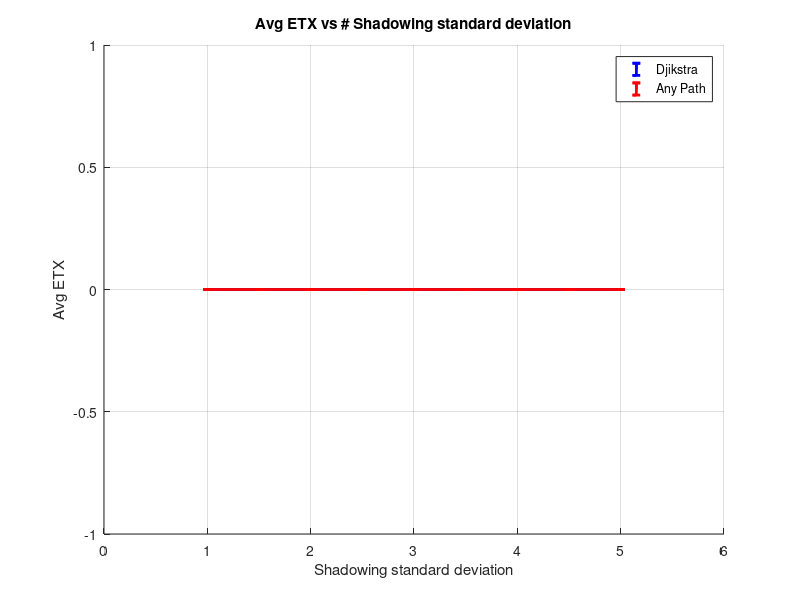

The MATLAB script that drew this image:
%for analyzing the effects of physical parameter on avgETX calculated using
%Djikstra and Anypath routing algorithm

%Fixing number of nodes to 49 and we are using Grid topology to show the
%difference
N=49;
%PL=2:0.5:5;
SD=1:0.5:5;
sd=3.2;
mod=3;   %1:6;
enc=3;  %1:6;
pl=4.7;
size=length(SD);   % size changes with the parameter used for simulation
avgETX=zeros(size,1);           %variable to hold Avg ETX in case of Dijkstra
anyPathAvgETX=zeros(size,1);    %variable to hold Avg ETX for any path routing
EI=zeros(size,1);
anypathEI=zeros(size,1);


for K=1:size
    try
        [topo , prM] = LinkLayerModel(1,N,pl,SD(K),mod,enc); % '1' == Grid Topology
    catch err
        disp(err.identifier);   % if link layer model throws an error the 
                                %error message will be displayed here
        break;
    end

    etx=zeros((N*N):1);         % preparing ETX vector
    x=zeros((N*N):1);
    y=zeros((N*N):1);
    k=1;
   
    for i=1:N
        for j=1:N
            etx(k)=1/prM(i,j);  % calculating ETX vector
            x(k)=i;
            y(k)=j;
            k=k+1;
        end
    end

    % creating sparse matrix
    DG=sparse(x, y, etx);
    cost=zeros(N,1);
    
    %calculating shortest path using dijkstra algotrihtm
    %iterating so that each node in the topology will get a chance to play
    %source node
    for b=1:N
        [dist,path,pred] = graphshortestpath(DG,b);
        cost(b)=mean(dist);
    end
    %calculating 95% confidence interval
    m=mean(cost);
    [H P C stat]=ttest(cost,m,0.05);
    EI(K)=stat.sd;
    avgETX(K)=mean(cost);  %finally calculating avgETX value for given
                                %#of nodes
    
                                
                                
                                
    %----------------------------------------------------------------%
    %calculating shortest anypath route using Laufer et al algorithm
    %we are assuming node#1 to the destination node, and initializing the
    %algorithm
    
    %iterate over the number of nodes present in the topology such that
    %each node will get chance to act as destination
    anypathCost=zeros(N,1);
    %before calculating the anypath routes replace any value smaller than
    %1e-5 to '0' in the prM matrix
    for a=1:N
        for b=1:N
            if prM(a,b) < 1e-8
                prM(a,b)=0;
            end
            if a==b
                prM(a,b)=-1;
            end
        end
    end
    
    for b=1:N
        [Di Fi]=AnyPath(prM,b);
        %calculate the avg any path ETX for given number of nodes
        Di(Di==Inf)=0;
        anypathCost(b)=mean(Di);
    end
    
    %calculating 95% confidence interval
    m=mean(anypathCost);
    [H P C stat]=ttest(anypathCost,m,0.05);
    anypathEI(K)=stat.sd;
    anyPathAvgETX(K)=mean(anypathCost);     %finally calculating anyPathAvgETX 
                                            %value for given #of nodes
end

hold on;
%change the X axis vector depending on parameter used for simulation
p=errorbar(SD,avgETX,EI); 
q=errorbar(SD,anyPathAvgETX,anypathEI);
grid on;
set(p,'Color','Blue','LineWidth',2);
set(q,'Color','Red','LineWidth',2);
title('Avg ETX vs # Shadowing standard deviation');
%title('Avg ETX vs # Encoding Scheme');
%title('Avg ETX vs # Modulation Scheme');
%xlabel('Path loss exponent');
%xlabel('Modulation Scheme');
%xlabel('Encoding Scheme');
xlabel('Shadowing standard deviation');
ylabel('Avg ETX');
legend('Djikstra', 'Any Path');
